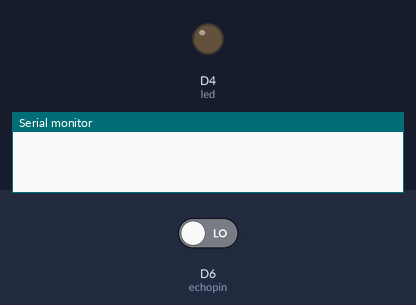
This sketch was run on a simulated ESP8266 (NodeMCU). On the bench: output pins drawn as LEDs (lit = HIGH), the last lines printed to the serial monitor. Inputs (shaded band) come from the test bench; at power-on: D6 (echopin) LOW. Pins used as bus, display or sensor lines are not drawn.

Above: at 0.1 s.
At 1.1 s:
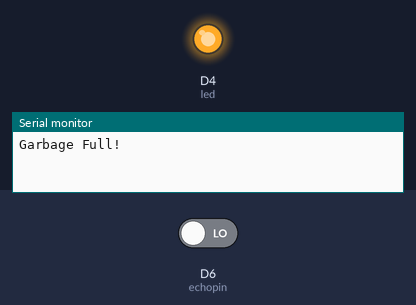
Timing chart, 0 to 2.6 s (numbered marks = the images above):
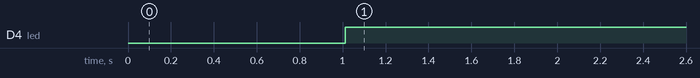

The sketch:

GARBAGE_NEW.ino
```cpp
const int trigpin = 14;
const int echopin = 12;
const int led = D4;
long duration;
int distancein, distanceinch;

void setup()
{
  Serial.begin(9600);
  pinMode(trigpin, OUTPUT);
  pinMode(echopin, INPUT);
  pinMode(led, OUTPUT);
}

void loop()
{
  digitalWrite(trigpin, LOW);
  delay(2);
  digitalWrite(trigpin, HIGH);
  delay(10);
  digitalWrite(trigpin, LOW);

  duration = pulseIn(echopin, HIGH);
  distancein = duration * 0.034 / 2;
  distanceinch = duration * 0.0133 / 2;

  if (distancein < 5) {
    Serial.println("Garbage Full!");
    digitalWrite(led, HIGH);
  }
  else if (distancein > 5) {
    digitalWrite(led, LOW);

  }


}
```

Measured:
- by itself, D4 (led): LOW → HIGH at 1.0 s
